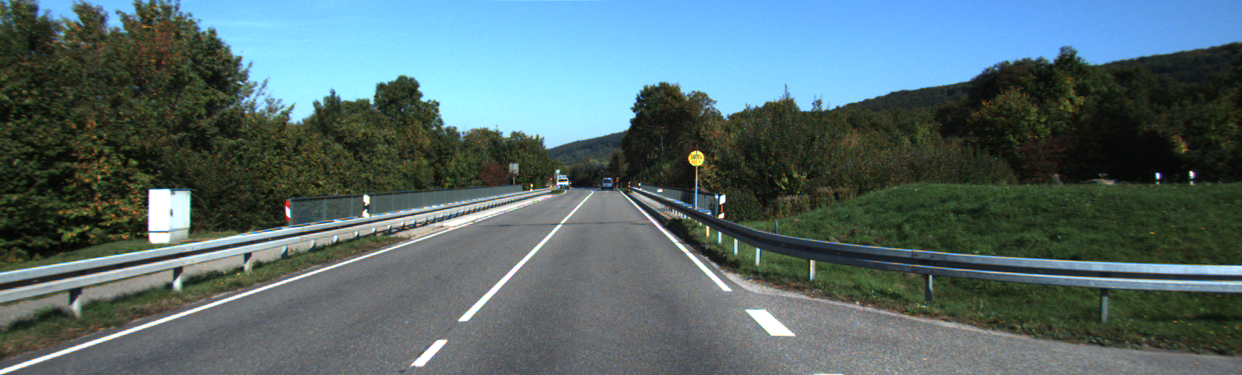
//> input picture LAB4/street_scene.png, 1242 x 375 px
$ ./LAB4_2   (built with g++ and OpenCV 4)
//> lines starting //> are read from the running program, lines starting //| are printed output that depends on the picture; after the words box and inside, x2 and y2 are one past the last pixel; in counts of white or black regions, pixels touching at a corner belong together
#include <opencv2/highgui.hpp>
#include <opencv2/imgproc.hpp>
#include <iostream>

cv::Mat img;
int white = 255;
int black = 0;
int T = 10;
std::vector<cv::Vec2f> lines;

const char* window_name = "windows";

int main()
{
    img = cv::imread("/home/roaming/rasenic69592/Desktop/CV/LAB4/street_scene.png");
//> img is the input picture: 375 rows x 1242 cols, CV_8UC3; mean B, G, R 109, 106.5, 85.4

    if(img.empty())
    {
        std::cout << "A correct image directory shall be provided\n";
        return -1;
    }

    cv::Mat mask(img.size(), CV_8UC1, cv::Scalar(0));

    for (int i = 0; i < img.rows; i++){
        for (int j = 0; j < img.cols; j++){
            cv::Vec3b pixel = img.at<cv::Vec3b>(i, j);
            int dist_b = abs(pixel[0] - (int)255);
            int dist_g = abs(pixel[1] - (int)255);
            int dist_r = abs(pixel[2] - (int)255);

            if(dist_b < T && dist_g < T && dist_r < T){
                mask.at<uchar>(i,j) = white;
            }
            else{
                mask.at<uchar>(i,j) = black;
            }

        }
    }
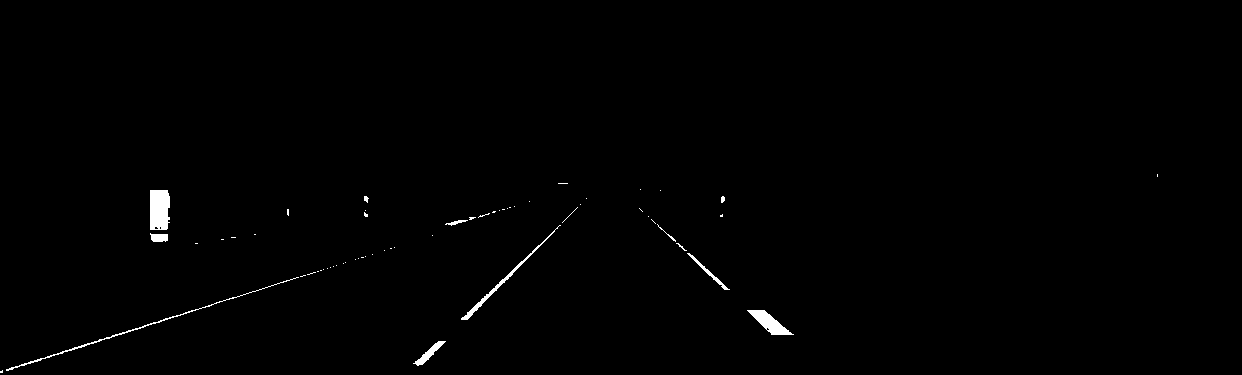
//> mask: 375 rows x 1242 cols, CV_8UC1; 0.63% white; 60 white regions (48 under 20 px), largest, box (x1, y1, x2, y2) and area: (150, 190, 170, 230) 747, (747, 310, 794, 335) 494, (6, 277, 299, 371) 460

    cv::medianBlur( mask, mask, 3 );
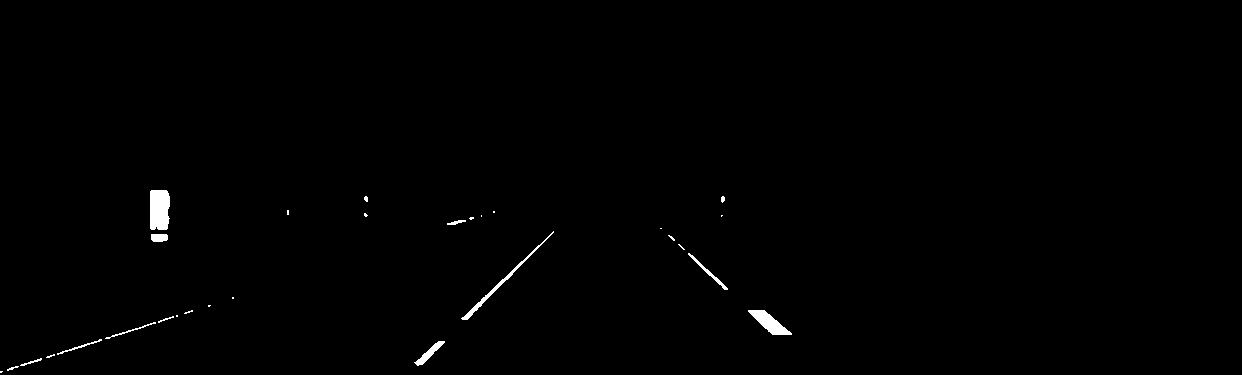
//> mask: 375 rows x 1242 cols, CV_8UC1; 0.56% white; 29 white regions (16 under 20 px), largest, box (x1, y1, x2, y2) and area: (150, 190, 170, 230) 747, (748, 310, 792, 335) 491, (461, 231, 554, 320) 391

    cv::HoughLines(mask, lines, 5, CV_PI/180, 150, 0, 0 );
//> lines = 126 lines (rho, theta), first 12: [550, 0.8], [555, 0.79], [545, 0.84], [-260, 2.29], [-285, 2.32], [355, 1.26], [-235, 2.25], [-220, 2.23], [-245, 2.27], [-195, 2.2], [560, 0.75], [-270, 2.3]

    float rho1 = lines[0][0], theta1 = lines[0][1];
//> rho1 = 550; theta1 = 0.803
    cv::Point pt1, pt2;
    double a = cos(theta1), b = sin(theta1);
//> a = 0.695; b = 0.719
    double x0_1 = a*rho1, y0_1 = b*rho1;
//> x0_1 = 382.1; y0_1 = 395.6
    pt1.x = cvRound(x0_1 - 1*(-b));
//> pt1 = Point(383, 0)
    pt1.y = cvRound(y0_1 - 1*(a));
//> pt1 = Point(383, 395)
    pt2.x = cvRound(x0_1 - 320*(-b));
//> pt2 = Point(612, 0)
    pt2.y = cvRound(y0_1 - 320*(a));
//> pt2 = Point(612, 173)

    float rho2 = lines[4][0], theta2 = lines[4][1];
//> rho2 = -285; theta2 = 2.32
    cv::Point pt3, pt4;
    double c = cos(theta2), d = sin(theta2);
//> c = -0.682; d = 0.731
    double x0_2 = c*rho2, y0_2 = d*rho2;
//> x0_2 = 194.4; y0_2 = -208.4
    pt3.x = cvRound(x0_2 - 560*(-d));
//> pt3 = Point(604, 0)
    pt3.y = cvRound(y0_2 - 560*(c));
//> pt3 = Point(604, 173)
    pt4.x = cvRound(x0_2 - 1000*(-d));
//> pt4 = Point(926, 0)
    pt4.y = cvRound(y0_2 - 1000*(c));
//> pt4 = Point(926, 474)

    std::vector<cv::Point> polygon = {pt1, pt2, pt3, pt4};
//> polygon = 4 Points (x, y): [383, 395], [612, 173], [604, 173], [926, 474]
    cv::fillConvexPoly(img, polygon, cv::Scalar(0,0,255));
    cv::line(img, pt1, pt2, cv::Scalar(255, 0, 0), 2); // blu
    cv::line(img, pt3, pt4, cv::Scalar(255, 0, 0), 2); // blu
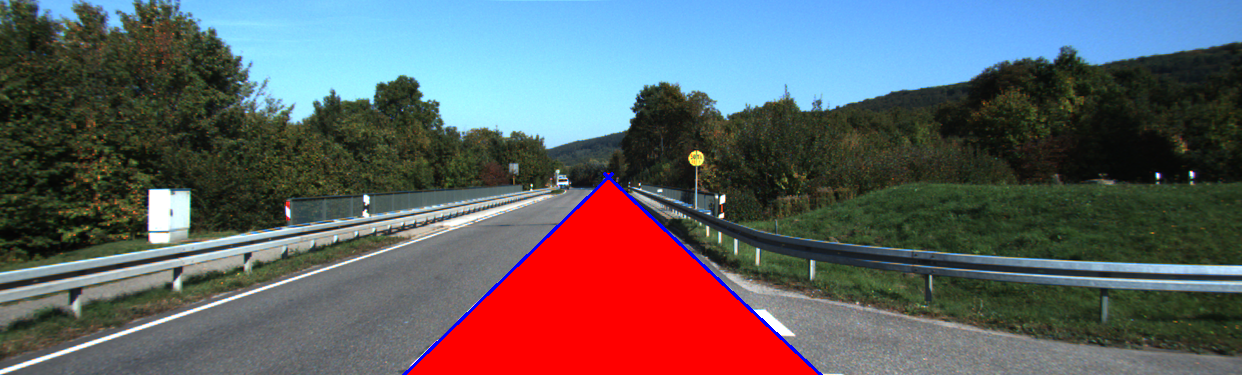
//> img: 375 rows x 1242 cols, CV_8UC3; mean B, G, R 99.2, 95.9, 97.1

    cv::namedWindow(window_name, cv::WINDOW_AUTOSIZE);
    cv::imshow( window_name, img );

    cv::waitKey(0);

    return 0;
}
